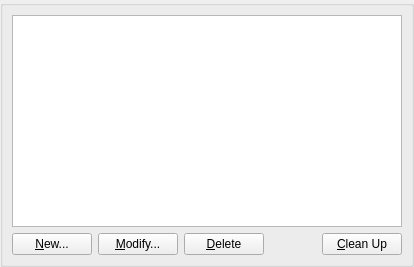
<ui version="4.0" >
 <class>OptionListForm</class>
 <widget class="QWidget" name="OptionListForm" >
  <property name="geometry" >
   <rect>
    <x>0</x>
    <y>0</y>
    <width>414</width>
    <height>267</height>
   </rect>
  </property>
  <property name="minimumSize" >
   <size>
    <width>414</width>
    <height>171</height>
   </size>
  </property>
  <property name="windowTitle" >
   <string>-</string>
  </property>
  <layout class="QGridLayout" >
   <property name="margin" >
    <number>0</number>
   </property>
   <property name="spacing" >
    <number>6</number>
   </property>
   <item row="0" column="0" >
    <widget class="QGroupBox" name="titleGroupBox" >
     <layout class="QGridLayout" >
      <property name="margin" >
       <number>9</number>
      </property>
      <property name="spacing" >
       <number>6</number>
      </property>
      <item row="0" column="0" >
       <widget class="QListWidget" name="optionsList" >
        <property name="selectionBehavior" >
         <enum>QAbstractItemView::SelectRows</enum>
        </property>
       </widget>
      </item>
      <item row="1" column="0" >
       <layout class="QHBoxLayout" >
        <property name="margin" >
         <number>0</number>
        </property>
        <property name="spacing" >
         <number>6</number>
        </property>
        <item>
         <widget class="QPushButton" name="newButton" >
          <property name="sizePolicy" >
           <sizepolicy>
            <hsizetype>1</hsizetype>
            <vsizetype>1</vsizetype>
            <horstretch>0</horstretch>
            <verstretch>0</verstretch>
           </sizepolicy>
          </property>
          <property name="text" >
           <string>&amp;New...</string>
          </property>
         </widget>
        </item>
        <item>
         <widget class="QPushButton" name="modifyButton" >
          <property name="sizePolicy" >
           <sizepolicy>
            <hsizetype>1</hsizetype>
            <vsizetype>1</vsizetype>
            <horstretch>0</horstretch>
            <verstretch>0</verstretch>
           </sizepolicy>
          </property>
          <property name="text" >
           <string>&amp;Modify...</string>
          </property>
         </widget>
        </item>
        <item>
         <widget class="QPushButton" name="deleteButton" >
          <property name="sizePolicy" >
           <sizepolicy>
            <hsizetype>1</hsizetype>
            <vsizetype>1</vsizetype>
            <horstretch>0</horstretch>
            <verstretch>0</verstretch>
           </sizepolicy>
          </property>
          <property name="text" >
           <string>&amp;Delete</string>
          </property>
         </widget>
        </item>
        <item>
         <spacer>
          <property name="orientation" >
           <enum>Qt::Horizontal</enum>
          </property>
          <property name="sizeType" >
           <enum>QSizePolicy::Expanding</enum>
          </property>
          <property name="sizeHint" >
           <size>
            <width>20</width>
            <height>20</height>
           </size>
          </property>
         </spacer>
        </item>
        <item>
         <widget class="QPushButton" name="cleanUpButton" >
          <property name="sizePolicy" >
           <sizepolicy>
            <hsizetype>1</hsizetype>
            <vsizetype>1</vsizetype>
            <horstretch>0</horstretch>
            <verstretch>0</verstretch>
           </sizepolicy>
          </property>
          <property name="text" >
           <string>&amp;Clean Up</string>
          </property>
         </widget>
        </item>
       </layout>
      </item>
     </layout>
    </widget>
   </item>
  </layout>
 </widget>
 <layoutdefault spacing="6" margin="11" />
 <pixmapfunction>qPixmapFromMimeSource</pixmapfunction>
 <tabstops>
  <tabstop>newButton</tabstop>
  <tabstop>modifyButton</tabstop>
  <tabstop>deleteButton</tabstop>
  <tabstop>cleanUpButton</tabstop>
 </tabstops>
 <resources/>
 <connections/>
</ui>
